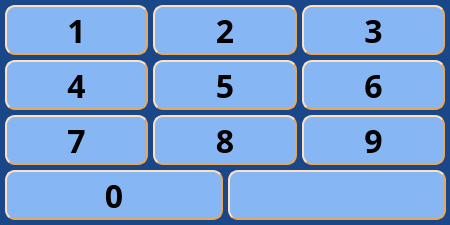
<?xml version="1.0" encoding="UTF-8"?>
<ui version="4.0">
 <class>widget_3_29_keyboard</class>
 <widget class="QWidget" name="widget_3_29_keyboard">
  <property name="geometry">
   <rect>
    <x>0</x>
    <y>0</y>
    <width>450</width>
    <height>225</height>
   </rect>
  </property>
  <property name="windowTitle">
   <string>widget_3_29_keyboard</string>
  </property>
  <property name="styleSheet">
   <string notr="true">background-color: #1A4789;</string>
  </property>
  <widget class="QPushButton" name="btn_number_7">
   <property name="enabled">
    <bool>true</bool>
   </property>
   <property name="geometry">
    <rect>
     <x>5</x>
     <y>115</y>
     <width>143</width>
     <height>50</height>
    </rect>
   </property>
   <property name="minimumSize">
    <size>
     <width>0</width>
     <height>0</height>
    </size>
   </property>
   <property name="font">
    <font>
     <family>Arial Black</family>
     <pointsize>24</pointsize>
     <weight>75</weight>
     <bold>true</bold>
    </font>
   </property>
   <property name="styleSheet">
    <string notr="true">color: #000000;
background-color: #86B7F4;
border-width: 2px;
border-style: outset;
border-color: #EAA657;
border-radius: 10px;</string>
   </property>
   <property name="text">
    <string>7</string>
   </property>
   <property name="iconSize">
    <size>
     <width>51</width>
     <height>51</height>
    </size>
   </property>
  </widget>
  <widget class="QPushButton" name="btn_number_9">
   <property name="enabled">
    <bool>true</bool>
   </property>
   <property name="geometry">
    <rect>
     <x>302</x>
     <y>115</y>
     <width>143</width>
     <height>50</height>
    </rect>
   </property>
   <property name="minimumSize">
    <size>
     <width>0</width>
     <height>0</height>
    </size>
   </property>
   <property name="font">
    <font>
     <family>Arial Black</family>
     <pointsize>24</pointsize>
     <weight>75</weight>
     <bold>true</bold>
    </font>
   </property>
   <property name="styleSheet">
    <string notr="true">color: #000000;
background-color: #86B7F4;
border-width: 2px;
border-style: outset;
border-color: #EAA657;
border-radius: 10px;</string>
   </property>
   <property name="text">
    <string>9</string>
   </property>
   <property name="iconSize">
    <size>
     <width>51</width>
     <height>51</height>
    </size>
   </property>
  </widget>
  <widget class="QPushButton" name="btn_number_8">
   <property name="enabled">
    <bool>true</bool>
   </property>
   <property name="geometry">
    <rect>
     <x>153</x>
     <y>115</y>
     <width>144</width>
     <height>50</height>
    </rect>
   </property>
   <property name="minimumSize">
    <size>
     <width>0</width>
     <height>0</height>
    </size>
   </property>
   <property name="font">
    <font>
     <family>Arial Black</family>
     <pointsize>24</pointsize>
     <weight>75</weight>
     <bold>true</bold>
    </font>
   </property>
   <property name="styleSheet">
    <string notr="true">color: #000000;
background-color: #86B7F4;
border-width: 2px;
border-style: outset;
border-color: #EAA657;
border-radius: 10px;</string>
   </property>
   <property name="text">
    <string>8</string>
   </property>
   <property name="iconSize">
    <size>
     <width>51</width>
     <height>51</height>
    </size>
   </property>
  </widget>
  <widget class="QPushButton" name="btn_number_0">
   <property name="enabled">
    <bool>true</bool>
   </property>
   <property name="geometry">
    <rect>
     <x>5</x>
     <y>170</y>
     <width>218</width>
     <height>50</height>
    </rect>
   </property>
   <property name="minimumSize">
    <size>
     <width>0</width>
     <height>0</height>
    </size>
   </property>
   <property name="font">
    <font>
     <family>Arial Black</family>
     <pointsize>24</pointsize>
     <weight>75</weight>
     <bold>true</bold>
    </font>
   </property>
   <property name="styleSheet">
    <string notr="true">color: #000000;
background-color: #86B7F4;
border-width: 2px;
border-style: outset;
border-color: #EAA657;
border-radius: 10px;</string>
   </property>
   <property name="text">
    <string>0</string>
   </property>
   <property name="iconSize">
    <size>
     <width>51</width>
     <height>51</height>
    </size>
   </property>
  </widget>
  <widget class="QPushButton" name="btn_number_5">
   <property name="enabled">
    <bool>true</bool>
   </property>
   <property name="geometry">
    <rect>
     <x>153</x>
     <y>60</y>
     <width>144</width>
     <height>50</height>
    </rect>
   </property>
   <property name="minimumSize">
    <size>
     <width>0</width>
     <height>0</height>
    </size>
   </property>
   <property name="font">
    <font>
     <family>Arial Black</family>
     <pointsize>24</pointsize>
     <weight>75</weight>
     <bold>true</bold>
    </font>
   </property>
   <property name="styleSheet">
    <string notr="true">color: #000000;
background-color: #86B7F4;
border-width: 2px;
border-style: outset;
border-color: #EAA657;
border-radius: 10px;</string>
   </property>
   <property name="text">
    <string>5</string>
   </property>
   <property name="iconSize">
    <size>
     <width>51</width>
     <height>51</height>
    </size>
   </property>
  </widget>
  <widget class="QPushButton" name="btn_number_4">
   <property name="enabled">
    <bool>true</bool>
   </property>
   <property name="geometry">
    <rect>
     <x>5</x>
     <y>60</y>
     <width>143</width>
     <height>50</height>
    </rect>
   </property>
   <property name="minimumSize">
    <size>
     <width>0</width>
     <height>0</height>
    </size>
   </property>
   <property name="font">
    <font>
     <family>Arial Black</family>
     <pointsize>24</pointsize>
     <weight>75</weight>
     <bold>true</bold>
    </font>
   </property>
   <property name="styleSheet">
    <string notr="true">color: #000000;
background-color: #86B7F4;
border-width: 2px;
border-style: outset;
border-color: #EAA657;
border-radius: 10px;</string>
   </property>
   <property name="text">
    <string>4</string>
   </property>
   <property name="iconSize">
    <size>
     <width>51</width>
     <height>51</height>
    </size>
   </property>
  </widget>
  <widget class="QPushButton" name="btn_number_3">
   <property name="enabled">
    <bool>true</bool>
   </property>
   <property name="geometry">
    <rect>
     <x>302</x>
     <y>5</y>
     <width>143</width>
     <height>50</height>
    </rect>
   </property>
   <property name="minimumSize">
    <size>
     <width>0</width>
     <height>0</height>
    </size>
   </property>
   <property name="font">
    <font>
     <family>Arial Black</family>
     <pointsize>24</pointsize>
     <weight>75</weight>
     <bold>true</bold>
    </font>
   </property>
   <property name="styleSheet">
    <string notr="true">color: #000000;
background-color: #86B7F4;
border-width: 2px;
border-style: outset;
border-color: #EAA657;
border-radius: 10px;</string>
   </property>
   <property name="text">
    <string>3</string>
   </property>
   <property name="iconSize">
    <size>
     <width>51</width>
     <height>51</height>
    </size>
   </property>
  </widget>
  <widget class="QPushButton" name="btn_number_2">
   <property name="enabled">
    <bool>true</bool>
   </property>
   <property name="geometry">
    <rect>
     <x>153</x>
     <y>5</y>
     <width>144</width>
     <height>50</height>
    </rect>
   </property>
   <property name="minimumSize">
    <size>
     <width>0</width>
     <height>0</height>
    </size>
   </property>
   <property name="font">
    <font>
     <family>Arial Black</family>
     <pointsize>24</pointsize>
     <weight>75</weight>
     <bold>true</bold>
    </font>
   </property>
   <property name="styleSheet">
    <string notr="true">color: #000000;
background-color: #86B7F4;
border-width: 2px;
border-style: outset;
border-color: #EAA657;
border-radius: 10px;</string>
   </property>
   <property name="text">
    <string>2</string>
   </property>
   <property name="iconSize">
    <size>
     <width>51</width>
     <height>51</height>
    </size>
   </property>
  </widget>
  <widget class="QPushButton" name="btn_number_6">
   <property name="enabled">
    <bool>true</bool>
   </property>
   <property name="geometry">
    <rect>
     <x>302</x>
     <y>60</y>
     <width>143</width>
     <height>50</height>
    </rect>
   </property>
   <property name="minimumSize">
    <size>
     <width>0</width>
     <height>0</height>
    </size>
   </property>
   <property name="font">
    <font>
     <family>Arial Black</family>
     <pointsize>24</pointsize>
     <weight>75</weight>
     <bold>true</bold>
    </font>
   </property>
   <property name="styleSheet">
    <string notr="true">color: #000000;
background-color: #86B7F4;
border-width: 2px;
border-style: outset;
border-color: #EAA657;
border-radius: 10px;</string>
   </property>
   <property name="text">
    <string>6</string>
   </property>
   <property name="iconSize">
    <size>
     <width>51</width>
     <height>51</height>
    </size>
   </property>
  </widget>
  <widget class="QPushButton" name="btn_number_1">
   <property name="enabled">
    <bool>true</bool>
   </property>
   <property name="geometry">
    <rect>
     <x>5</x>
     <y>5</y>
     <width>143</width>
     <height>50</height>
    </rect>
   </property>
   <property name="minimumSize">
    <size>
     <width>0</width>
     <height>0</height>
    </size>
   </property>
   <property name="font">
    <font>
     <family>Arial Black</family>
     <pointsize>24</pointsize>
     <weight>75</weight>
     <bold>true</bold>
    </font>
   </property>
   <property name="styleSheet">
    <string notr="true">color: #000000;
background-color: #86B7F4;
border-width: 2px;
border-style: outset;
border-color: #EAA657;
border-radius: 10px;</string>
   </property>
   <property name="text">
    <string>1</string>
   </property>
   <property name="iconSize">
    <size>
     <width>51</width>
     <height>51</height>
    </size>
   </property>
  </widget>
  <widget class="QPushButton" name="btn_close">
   <property name="enabled">
    <bool>true</bool>
   </property>
   <property name="geometry">
    <rect>
     <x>228</x>
     <y>170</y>
     <width>218</width>
     <height>50</height>
    </rect>
   </property>
   <property name="minimumSize">
    <size>
     <width>0</width>
     <height>0</height>
    </size>
   </property>
   <property name="font">
    <font>
     <family>Arial Black</family>
     <pointsize>24</pointsize>
     <weight>75</weight>
     <bold>true</bold>
    </font>
   </property>
   <property name="styleSheet">
    <string notr="true">color: #000000;
background-color: #86B7F4;
border-width: 2px;
border-style: outset;
border-color: #EAA657;
border-radius: 10px;</string>
   </property>
   <property name="text">
    <string/>
   </property>
   <property name="icon">
    <iconset resource="../../img/resources.qrc">
     <normaloff>:/icons/back.png</normaloff>:/icons/back.png</iconset>
   </property>
   <property name="iconSize">
    <size>
     <width>51</width>
     <height>51</height>
    </size>
   </property>
  </widget>
 </widget>
 <resources>
  <include location="../../img/resources.qrc"/>
 </resources>
 <connections/>
</ui>
